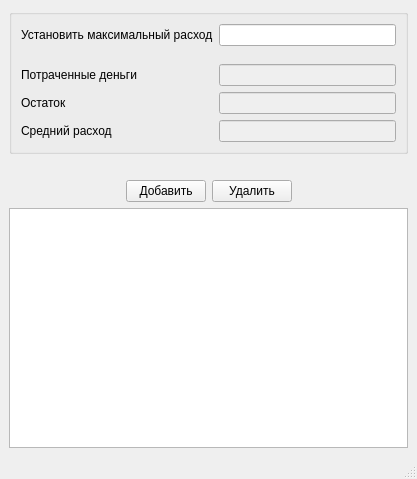
<?xml version="1.0" encoding="UTF-8"?>
<ui version="4.0">
 <class>MainWindow</class>
 <widget class="QMainWindow" name="MainWindow">
  <property name="geometry">
   <rect>
    <x>0</x>
    <y>0</y>
    <width>417</width>
    <height>479</height>
   </rect>
  </property>
  <property name="sizePolicy">
   <sizepolicy hsizetype="Preferred" vsizetype="Preferred">
    <horstretch>0</horstretch>
    <verstretch>0</verstretch>
   </sizepolicy>
  </property>
  <property name="minimumSize">
   <size>
    <width>417</width>
    <height>459</height>
   </size>
  </property>
  <property name="windowTitle">
   <string>MainWindow</string>
  </property>
  <property name="windowOpacity">
   <double>1.000000000000000</double>
  </property>
  <property name="layoutDirection">
   <enum>Qt::LeftToRight</enum>
  </property>
  <property name="autoFillBackground">
   <bool>false</bool>
  </property>
  <widget class="QWidget" name="centralwidget">
   <property name="minimumSize">
    <size>
     <width>417</width>
     <height>373</height>
    </size>
   </property>
   <layout class="QGridLayout" name="gridLayout_2">
    <item row="0" column="0">
     <widget class="QGroupBox" name="means">
      <layout class="QGridLayout" name="gridLayout">
       <item row="5" column="0">
        <widget class="QLabel" name="average_lbl">
         <property name="text">
          <string>Средний расход</string>
         </property>
        </widget>
       </item>
       <item row="4" column="2">
        <widget class="QLineEdit" name="remain_line">
         <property name="enabled">
          <bool>false</bool>
         </property>
        </widget>
       </item>
       <item row="3" column="2">
        <widget class="QLineEdit" name="spend_money_line">
         <property name="enabled">
          <bool>false</bool>
         </property>
        </widget>
       </item>
       <item row="4" column="0">
        <widget class="QLabel" name="remains_lbl">
         <property name="text">
          <string>Остаток</string>
         </property>
        </widget>
       </item>
       <item row="5" column="2">
        <widget class="QLineEdit" name="average_line">
         <property name="enabled">
          <bool>false</bool>
         </property>
        </widget>
       </item>
       <item row="0" column="2">
        <widget class="QLineEdit" name="max_money_line">
         <property name="enabled">
          <bool>true</bool>
         </property>
        </widget>
       </item>
       <item row="0" column="0">
        <widget class="QLabel" name="max_money_lbl">
         <property name="text">
          <string>Установить максимальный расход</string>
         </property>
        </widget>
       </item>
       <item row="3" column="0">
        <widget class="QLabel" name="spend_money_lbl">
         <property name="text">
          <string>Потраченные деньги</string>
         </property>
        </widget>
       </item>
       <item row="1" column="0">
        <widget class="Line" name="line">
         <property name="orientation">
          <enum>Qt::Vertical</enum>
         </property>
        </widget>
       </item>
       <item row="2" column="0">
        <widget class="Line" name="line2">
         <property name="orientation">
          <enum>Qt::Vertical</enum>
         </property>
        </widget>
       </item>
      </layout>
     </widget>
    </item>
    <item row="1" column="0">
     <spacer name="horizontalSpacer">
      <property name="orientation">
       <enum>Qt::Horizontal</enum>
      </property>
      <property name="sizeHint" stdset="0">
       <size>
        <width>40</width>
        <height>20</height>
       </size>
      </property>
     </spacer>
    </item>
    <item row="2" column="0">
     <layout class="QVBoxLayout" name="verticalLayout">
      <item>
       <layout class="QHBoxLayout" name="horizontalLayout_3">
        <item>
         <spacer name="horizontalSpacer_2">
          <property name="orientation">
           <enum>Qt::Horizontal</enum>
          </property>
          <property name="sizeHint" stdset="0">
           <size>
            <width>40</width>
            <height>20</height>
           </size>
          </property>
         </spacer>
        </item>
        <item>
         <widget class="QPushButton" name="add_btn">
          <property name="text">
           <string>Добавить</string>
          </property>
         </widget>
        </item>
        <item>
         <widget class="QPushButton" name="delete_btn">
          <property name="text">
           <string>Удалить</string>
          </property>
         </widget>
        </item>
        <item>
         <spacer name="horizontalSpacer_3">
          <property name="orientation">
           <enum>Qt::Horizontal</enum>
          </property>
          <property name="sizeHint" stdset="0">
           <size>
            <width>40</width>
            <height>20</height>
           </size>
          </property>
         </spacer>
        </item>
       </layout>
      </item>
      <item>
       <widget class="QTableWidget" name="expenses"/>
      </item>
     </layout>
    </item>
   </layout>
  </widget>
  <widget class="QMenuBar" name="menubar">
   <property name="geometry">
    <rect>
     <x>0</x>
     <y>0</y>
     <width>417</width>
     <height>22</height>
    </rect>
   </property>
  </widget>
  <widget class="QStatusBar" name="statusbar"/>
  <action name="action_3">
   <property name="icon">
    <iconset theme="help">
     <normaloff>../Users/user/.designer/Users/user/.designer/backup</normaloff>../Users/user/.designer/Users/user/.designer/backup</iconset>
   </property>
   <property name="text">
    <string>Помощь</string>
   </property>
  </action>
 </widget>
 <tabstops>
  <tabstop>spend_money_line</tabstop>
  <tabstop>remain_line</tabstop>
  <tabstop>average_line</tabstop>
  <tabstop>max_money_line</tabstop>
 </tabstops>
 <resources/>
 <connections/>
</ui>
